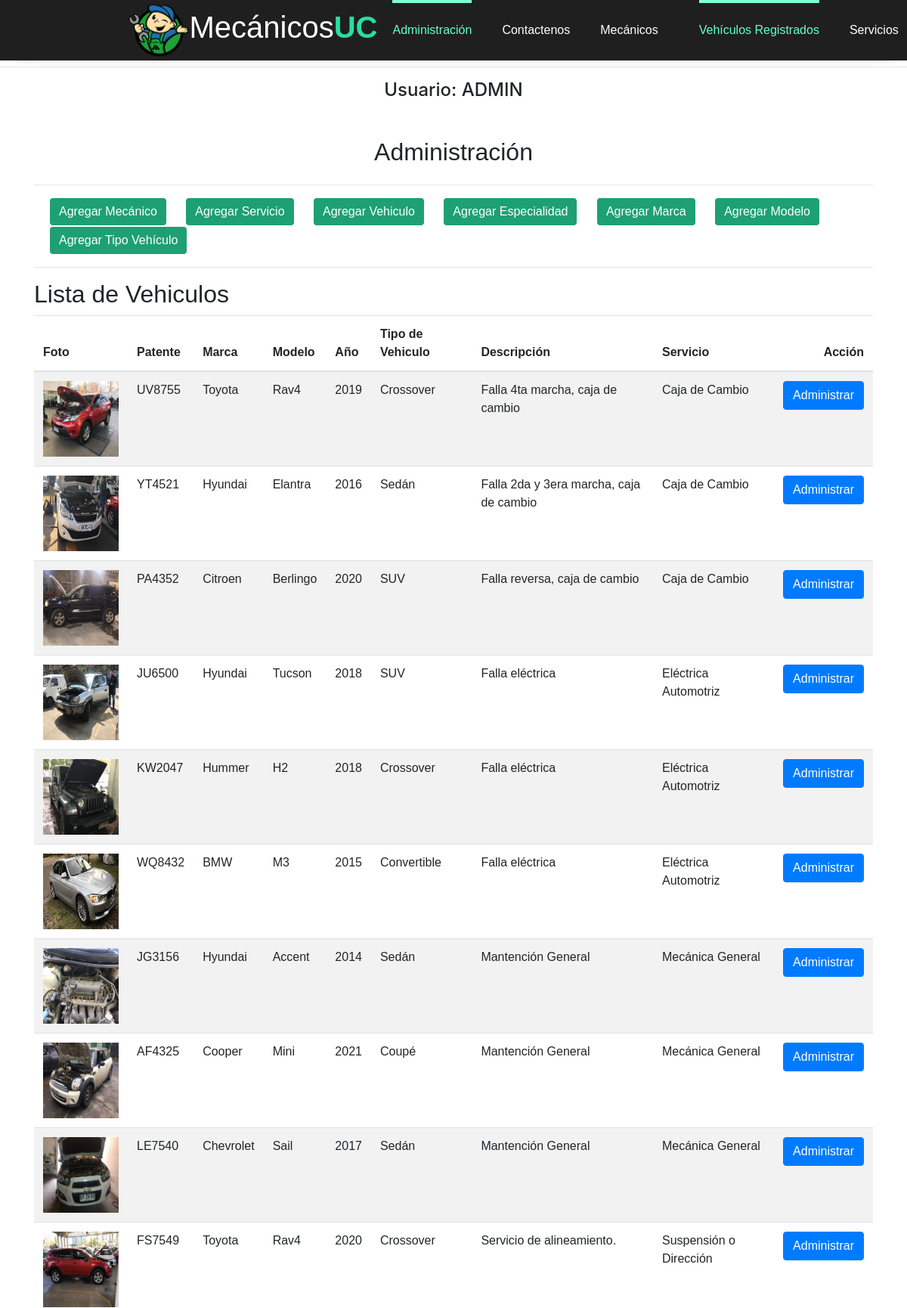
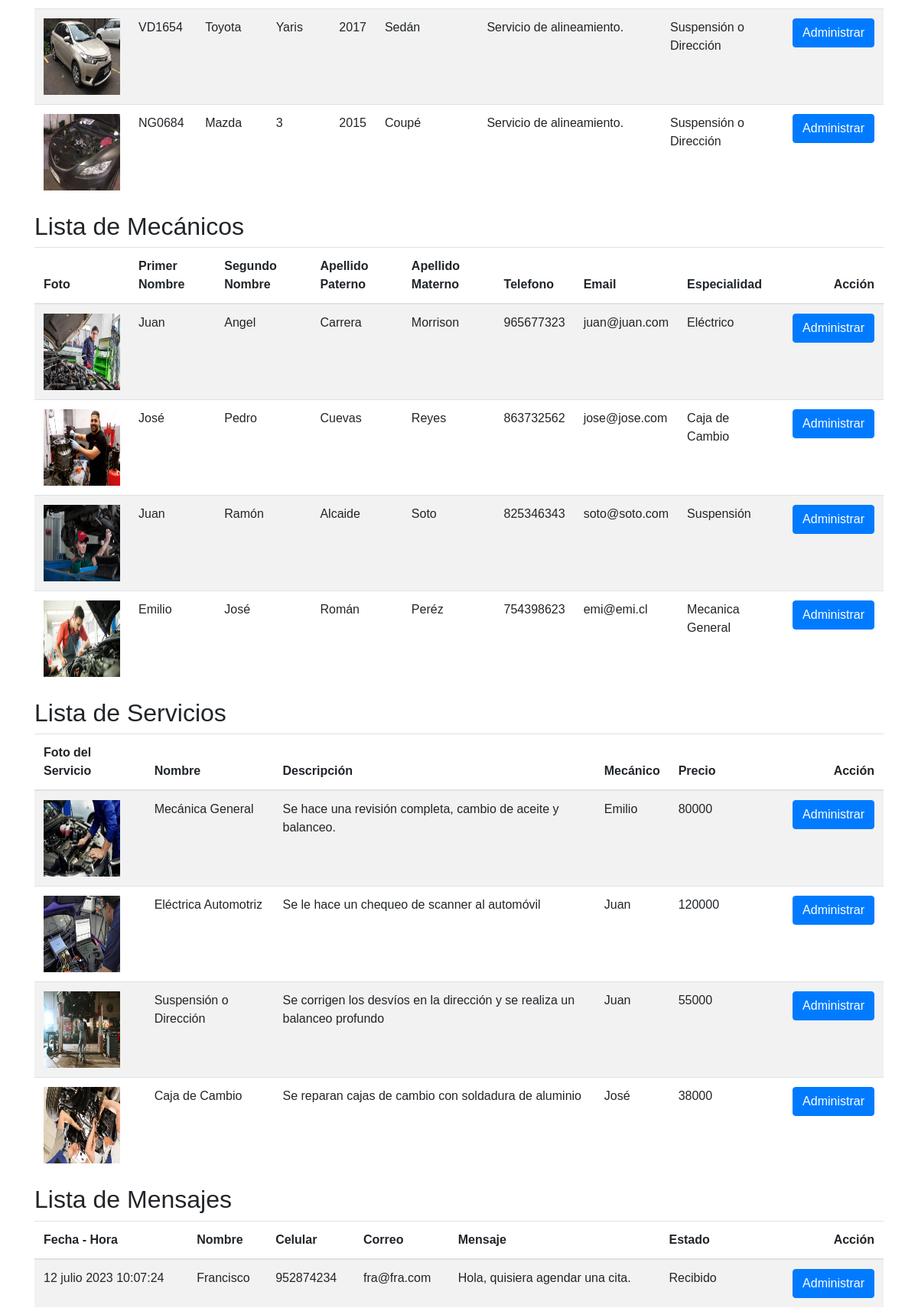
The page /crud_admin.html (signed in, upper part) on the database its author committed (2 pictures, top to bottom).
### core/models.py (models this page shows, shortened)
class Automovil(models.Model):
    patente = models.CharField(max_length=20)
    marca = models.ForeignKey(Marca, on_delete=models.CASCADE)
    modelo = models.ForeignKey(Modelo, on_delete=models.CASCADE)
    anio = models.CharField(max_length=20)
    tipo = models.ForeignKey(TipoVehiculo, on_delete=models.CASCADE)
    descripcion = models.TextField()
    servicio = models.ForeignKey(Servicio, on_delete=models.CASCADE)
    imagen = models.ImageField(upload_to='autos/', null=True, blank=True)

class Marca(models.Model):
    nombre = models.CharField(max_length=30)
    def __str__(self):
        return self.nombre

class Modelo(models.Model):
    nombre = models.CharField(max_length=30)
    marca = models.ForeignKey(Marca, on_delete=models.CASCADE)
    def __str__(self):
        return self.nombre

class TipoVehiculo(models.Model):
    nombre = models.CharField(max_length=30)
    def __str__(self):
        return self.nombre

class Servicio(models.Model):
    nombre = models.CharField(max_length=30)
    descripcion = models.TextField()
    mecanico = models.ForeignKey(Mecanico, on_delete=models.CASCADE)
    precio = models.DecimalField(max_digits=8, decimal_places=2)
    imagen = models.ImageField(upload_to='servicios/', null=True, blank=True)
    def __str__(self):
        return self.nombre

class Mecanico(models.Model):
    nombre = models.CharField(max_length=30)
    snombre = models.CharField(max_length=30)
    apellidop = models.CharField(max_length=30)
    apellidom = models.CharField(max_length=30)
    telefono = models.CharField(max_length=9)
    email = models.EmailField()
    especialidad = models.ForeignKey(Especialidad, on_delete=models.CASCADE)
    imagen = models.ImageField(upload_to='mecanicos/', null=True, blank=True)
    def __str__(self):
        return self.nombre

class Especialidad(models.Model):
    nombre = models.CharField(max_length=30)
    descripcion = models.TextField()
    def __str__(self):
        return self.nombre

class Contacto(models.Model):
    ESTADOS = (
        ('Recibido', 'Recibido'),
        ('En_proceso', 'En proceso'),
        ('Solucionado', 'Solucionado'),
    )
    fecha = models.DateTimeField(auto_now_add=True)
    nombre = models.CharField(max_length=100)
    celular = models.CharField(max_length=15)
    email = models.EmailField()
    mensaje = models.TextField()
    estado = models.CharField(max_length=20, choices=ESTADOS, default='Recibido')

### core/views.py (the view, shortened to what this page needs)
# urls.py: path('crud_admin.html', crud_admin, name='crud_admin'),
@login_required
def crud_admin(request):
    mecanicos = Mecanico.objects.all()
    servicios = Servicio.objects.all()
    vehiculos = Automovil.objects.all()
    especialidades = Especialidad.objects.all()
    marcas = Marca.objects.all()
    modelos = Modelo.objects.all()
    tipoVehiculos = TipoVehiculo.objects.all()
    contactos = Contacto.objects.all()
    mecanico_form = MecanicoForm()
    servicio_form = ServicioForm()
    vehiculo_form = VehiculoForm()
    especialidad_form = EspecialidadForm()
    marca_form = MarcaForm()
    modelo_form = ModeloForm()
    tipoVehiculo_form = TipoVehiculoForm()
    contactoForm = ContactoForm()
    context = {
        'mecanicos': mecanicos,
        'servicios': servicios,
        'vehiculos': vehiculos,
        'especialidades': especialidades,
        'marcas': marcas,
        'modelos': modelos,
        'tipoVehiculos': tipoVehiculos,
        'contactos': contactos,
        'mecanico_form': mecanico_form,
        'servicio_form': servicio_form,
        'vehiculo_form': vehiculo_form,
        'especialidad_form': especialidad_form,
        'marca_form': marca_form,
        'modelo_form': modelo_form,
        'tipoVehiculo_form': tipoVehiculo_form,
        'contactoForm': contactoForm,
    }
    return render(request, 'core/crud_admin.html', context)

### core/templates/core/crud_admin.html (shortened to what this page needs)
{% load static %}
<!DOCTYPE html>
<html lang="en">
<head>
    <link rel="stylesheet" href="{% static '/core/css/main.css' %}">
    <link rel="stylesheet" href="{% static '/core/css/index.css' %}">
    <link rel="stylesheet" href="{% static '/core/css/dropdown2.css' %}">
    <link rel="stylesheet" href="https://cdn.jsdelivr.net/npm/bootstrap@4.0.0/dist/css/bootstrap.min.css">
</head>
<body>
  <header>
    <div class="header-content">
        <div class="logo">
            <a href="/PaginaPrincipal.html"> <img src="{% static '\core\img\Logo.png' %}" alt="logo de la marca">
        </div>
        <div class="logo" id="logoMec">
            <h1>Mecánicos<b>UC </b> </h1>
        </div>
        <div class="menu" id="show-menu">
            <nav>
                <ul>
                    {% if user.is_superuser %}
                        <li class="menu-selected"><a href="/crud_admin.html" class="text-menu-selected" id="MensajeDisplay">Administración</a></li>
                    {% endif %}
                    <li><a href="/Contacto.html" id="ContactoDisplay">Contactenos</a></li>
                    <li><a href="Mecanicos.html" id="MecanicosDisplay">Mecánicos</a></li>
                    <li class="dropdown" id="dropdownDisplay">
                        <li class="menu-selected"><a href="#" class="text-menu-selected">Vehículos Registrados</a></li>
                    </li>
                    <li><a href="/Servicios.html" id="ServicioDisplay">Servicios</a></li>
                </ul>
            </nav>
        </div>
    </div>
</header>
<br><br><br>
{% if request.user.is_authenticated %}
    <hr>
    <h4 class="text-center">
        Usuario: {{ user.username | upper }}
    </h4>
{% endif %}
<section class="container my-5">
    <h2 class="text-center mb-4">Administración</h2>
    <hr>
    <button id="btn-agregar-mecanico" class="btn btn-primary" onclick="mostrarFormulario('formularioMecanico')">Agregar Mecánico</button>
    <button id="btn-agregar-servicio" class="btn btn-primary" onclick="mostrarFormulario('formularioServicio')">Agregar Servicio</button>
    <button id="btn-agregar-vehiculo" class="btn btn-primary" onclick="mostrarFormulario('formularioVehiculo')">Agregar Vehiculo</button>
    <button id="btn-agregar-especialidad" class="btn btn-primary" onclick="mostrarFormulario('formularioEspecialidad')">Agregar Especialidad</button>
    <button id="btn-agregar-marca" class="btn btn-primary" onclick="mostrarFormulario('formularioMarca')">Agregar Marca</button>
    <button id="btn-agregar-modelo" class="btn btn-primary" onclick="mostrarFormulario('formularioModelo')">Agregar Modelo</button>
    <button id="btn-agregar-tipoVehiculo" class="btn btn-primary" onclick="mostrarFormulario('formularioTipoVehiculo')">Agregar Tipo Vehículo</button>
    <br>
    <hr>
    <div class="row justify-content-center">
        <div class="col-md-12">
            <h2>Lista de Vehiculos</h2>
            <table class="table table-striped">
                <thead>
                    <tr>
                        <th>Foto</th>
                        <th>Patente</th>
                        <th>Marca</th>
                        <th>Modelo</th>
                        <th>Año</th>
                        <th>Tipo de Vehiculo</th>
                        <th>Descripción</th>
                        <th>Servicio</th>
                        <th class="text-right">Acción</th>
                    </tr>
                </thead>
                <tbody>
                    {% for vehiculo in vehiculos %}
                        <tr>
                            <td>
                                {% if vehiculo.imagen %}
                                <img src="{{ vehiculo.imagen.url }}" alt="Imagen del vehículo" style="width: 100px; height: 100px;">
                                {% else %}
                                    Sin imagen
                                {% endif %}
                            </td>
                            <td>{{ vehiculo.patente }}</td>
                            <td>{{ vehiculo.marca }}</td>
                            <td>{{ vehiculo.modelo }}</td>
                            <td>{{ vehiculo.anio }}</td>
                            <td>{{ vehiculo.tipo }}</td>
                            <td>{{ vehiculo.descripcion }}</td>
                            <td>{{ vehiculo.servicio }}</td>
                            <td class="text-right">
                                <a href="{% url 'form_mod_vehiculo' vehiculo.id %}" class="btn btn-primary">Administrar</a>
                            </td>
                        </tr>
                    {% endfor %}
                </tbody>
            </table>
            <h2>Lista de Mecánicos</h2>
            <table class="table table-striped">
                <thead>
                    <tr>
                        <th>Foto</th>
                        <th>Primer Nombre</th>
                        <th>Segundo Nombre</th>
                        <th>Apellido Paterno</th>
                        <th>Apellido Materno</th>
                        <th>Telefono</th>
                        <th>Email</th>
                        <th>Especialidad</th>
                        <th class="text-right">Acción</th>
                    </tr>
                </thead>
                <tbody>
                    {% for mecanico in mecanicos %}
                        <tr>
                            <td>
                                {% if mecanico.imagen %}
                                <img src="{{ mecanico.imagen.url }}" alt="Imagen del vehículo" style="width: 100px; height: 100px;">
                                {% else %}
                                    Sin imagen
                                {% endif %}
                            </td>
                            <td>{{ mecanico.nombre }}</td>
                            <td>{{ mecanico.snombre }}</td>
                            <td>{{ mecanico.apellidop }}</td>
                            <td>{{ mecanico.apellidom }}</td>
                            <td>{{ mecanico.telefono }}</td>
                            <td>{{ mecanico.email }}</td>
                            <td>{{ mecanico.especialidad }}</td>
                            <td class="text-right">
                                <a href="{% url 'form_mod_mecanico' mecanico.id %}" class="btn btn-primary">Administrar</a>
                            </td>
                        </tr>
                    {% endfor %}
                </tbody>
            </table>
            <h2>Lista de Servicios</h2>
            <table class="table table-striped">
                <thead>
                    <tr>
                        <th>Foto del Servicio</th>
                        <th>Nombre</th>
                        <th>Descripción</th>
                        <th>Mecánico</th>
                        <th>Precio</th>
                        <th></th>
                        <th></th>
                        <th></th>
                        <th class="text-right">Acción</th>
                    </tr>
                </thead>
                <tbody>
                    {% for servicio in servicios %}
                        <tr>
                            <td>
                                {% if servicio.imagen %}
                                <img src="{{ servicio.imagen.url }}" alt="Imagen del vehículo" style="width: 100px; height: 100px;">
                                {% else %}
                                    Sin imagen
                                {% endif %}
                            </td>
                            <td>{{ servicio.nombre }}</td>
                            <td>{{ servicio.descripcion }}</td>
                            <td>{{ servicio.mecanico }}</td>
                            <td>{{ servicio.precio|floatformat:0  }}</td>
                            <td></td>
                            <td></td>
                            <td></td>
                            <td class="text-right">
                                <a href="{% url 'form_mod_servicio' servicio.id %}" class="btn btn-primary">Administrar</a>
                            </td>
                        </tr>
                    {% endfor %}
                </tbody>
            </table>
            <h2>Lista de Mensajes</h2>
            <table class="table table-striped">
                <thead>
                    <tr>
                        <th>Fecha - Hora</th>
                        <th>Nombre</th>
                        <th>Celular</th>
                        <th>Correo</th>
                        <th>Mensaje</th>
                        <th>Estado</th>
                        <th></th>
                        <th></th>
                        <th class="text-right">Acción</th>
                    </tr>
                </thead>
                <tbody>
                    {% for contacto in contactos %}
                    <tr>
                        <td>{{ contacto.fecha|date:_("d F Y H:m:s") }}</td>
                        <td>{{ contacto.nombre }}</td>
                        <td>{{ contacto.celular }}</td>
                        <td>{{ contacto.email }}</td>
                        <td>{{ contacto.mensaje }}</td>
                        <td>{{ contacto.estado }}</td>
                        <td></td>
                        <td></td>
                        <td class="text-right">
                            <a href="{% url 'form_mod_contacto' contacto.id %}" class="btn btn-primary">Administrar</a>
                        </td>
                    </tr>
                    {% endfor %}
                </tbody>
            </table>
        </div>
    </div>
</section>
<br><br><br>
</body>
</html>

### core/static/core/css/main.css (style rules this page uses)
* { margin: 0; padding: 0; box-sizing: border-box; text-decoration: none; font-family: sans-serif; }
header { position: fixed; top: 0; left: 0; width: 100%; height: 80px; background: #1f1f1f; box-shadow: 0 4px 25px -22px black; z-index: 2; }
.header-content { max-width: 1200px; margin: auto; display: flex; justify-content: space-between; }
.logo { height: 80px; display: flex; justify-content: center; align-items: center; }
.logo h1 { color: white; transition: color 300ms; }
.logo b { color: rgb(42, 221, 161); transition: color 300ms; }
header .logo img { height: 70px; width: auto; padding-left: 50px; }
.menu { height: 80px; }
.menu nav { height: 100%; }
.menu nav ul { height: 100%; display: flex; list-style: none; }
.menu nav ul li { height: 100%; margin: 0px 20px; display: flex; justify-content: center; align-items: center; position: relative; }
.menu-selected:before { content: ''; width: 100%; height: 4px; background: aquamarine; position: absolute; top: 0; left: 0; }
.menu nav ul li a { color: white; transition: color 300ms; }
.menu .text-menu-selected { color: rgb(96, 255, 202); }
#dropdownDisplay { display: flex; margin-left: -18%; }
@media screen and (max-width:1220px) { .header-content { max-width: 1000px; padding: 0 20px; } }

### core/static/core/css/index.css (style rules this page uses)
.container button { margin-left: 20px; background-color: rgb(29, 160, 116); border-radius: 5px; border-color: white; }

### rows shown on the page
Automovil: imagen (picture), patente "UV8755", marca "Toyota", modelo "Rav4", anio "2019", tipo "Crossover", descripcion "Falla 4ta marcha, caja de cambio", servicio "Caja de Cambio"
Automovil: imagen (picture), patente "YT4521", marca "Hyundai", modelo "Elantra", anio "2016", tipo "Sedán", descripcion "Falla 2da y 3era marcha, caja de cambio", servicio "Caja de Cambio"
Automovil: imagen (picture), patente "PA4352", marca "Citroen", modelo "Berlingo", anio "2020", tipo "SUV", descripcion "Falla reversa, caja de cambio", servicio "Caja de Cambio"
Automovil: imagen (picture), patente "JU6500", marca "Hyundai", modelo "Tucson", anio "2018", tipo "SUV", descripcion "Falla eléctrica", servicio "Eléctrica Automotriz"
Automovil: imagen (picture), patente "KW2047", marca "Hummer", modelo "H2", anio "2018", tipo "Crossover", descripcion "Falla eléctrica", servicio "Eléctrica Automotriz"
Automovil: imagen (picture), patente "WQ8432", marca "BMW", modelo "M3", anio "2015", tipo "Convertible", descripcion "Falla eléctrica", servicio "Eléctrica Automotriz"
Automovil: imagen (picture), patente "JG3156", marca "Hyundai", modelo "Accent", anio "2014", tipo "Sedán", descripcion "Mantención General", servicio "Mecánica General"
Automovil: imagen (picture), patente "AF4325", marca "Cooper", modelo "Mini", anio "2021", tipo "Coupé", descripcion "Mantención General", servicio "Mecánica General"
Automovil: imagen (picture), patente "LE7540", marca "Chevrolet", modelo "Sail", anio "2017", tipo "Sedán", descripcion "Mantención General", servicio "Mecánica General"
Automovil: imagen (picture), patente "FS7549", marca "Toyota", modelo "Rav4", anio "2020", tipo "Crossover", descripcion "Servicio de alineamiento.", servicio "Suspensión o Dirección"
Automovil: imagen (picture), patente "VD1654", marca "Toyota", modelo "Yaris", anio "2017", tipo "Sedán", descripcion "Servicio de alineamiento.", servicio "Suspensión o Dirección"
Automovil: imagen (picture), patente "NG0684", marca "Mazda", modelo "3", anio "2015", tipo "Coupé", descripcion "Servicio de alineamiento.", servicio "Suspensión o Dirección"
Mecanico: imagen (picture), nombre "Juan", snombre "Angel", apellidop "Carrera", apellidom "Morrison", telefono "965677323", email "juan@juan.com", especialidad "Eléctrico"
Mecanico: imagen (picture), nombre "José", snombre "Pedro", apellidop "Cuevas", apellidom "Reyes", telefono "863732562", email "jose@jose.com", especialidad "Caja de Cambio"
Mecanico: imagen (picture), nombre "Juan", snombre "Ramón", apellidop "Alcaide", apellidom "Soto", telefono "825346343", email "soto@soto.com", especialidad "Suspensión"
Mecanico: imagen (picture), nombre "Emilio", snombre "José", apellidop "Román", apellidom "Peréz", telefono "754398623", email "emi@emi.cl", especialidad "Mecanica General"
Servicio: imagen (picture), nombre "Mecánica General", descripcion "Se hace una revisión completa, cambio de aceite y balanceo.", mecanico "Emilio", precio "80000"
Servicio: imagen (picture), nombre "Eléctrica Automotriz", descripcion "Se le hace un chequeo de scanner al automóvil", mecanico "Juan", precio "120000"
Servicio: imagen (picture), nombre "Suspensión o Dirección", descripcion "Se corrigen los desvíos en la dirección y se realiza un balanceo profundo", mecanico "Juan", precio "55000"
Servicio: imagen (picture), nombre "Caja de Cambio", descripcion "Se reparan cajas de cambio con soldadura de aluminio", mecanico "José", precio "38000"
Contacto: fecha "12 julio 2023 10:07:24", nombre "Francisco", celular "952874234", email "fra@fra.com", mensaje "Hola, quisiera agendar una cita.", estado "Recibido"

### other values the page prints
{{ user.username | upper }} "ADMIN"
